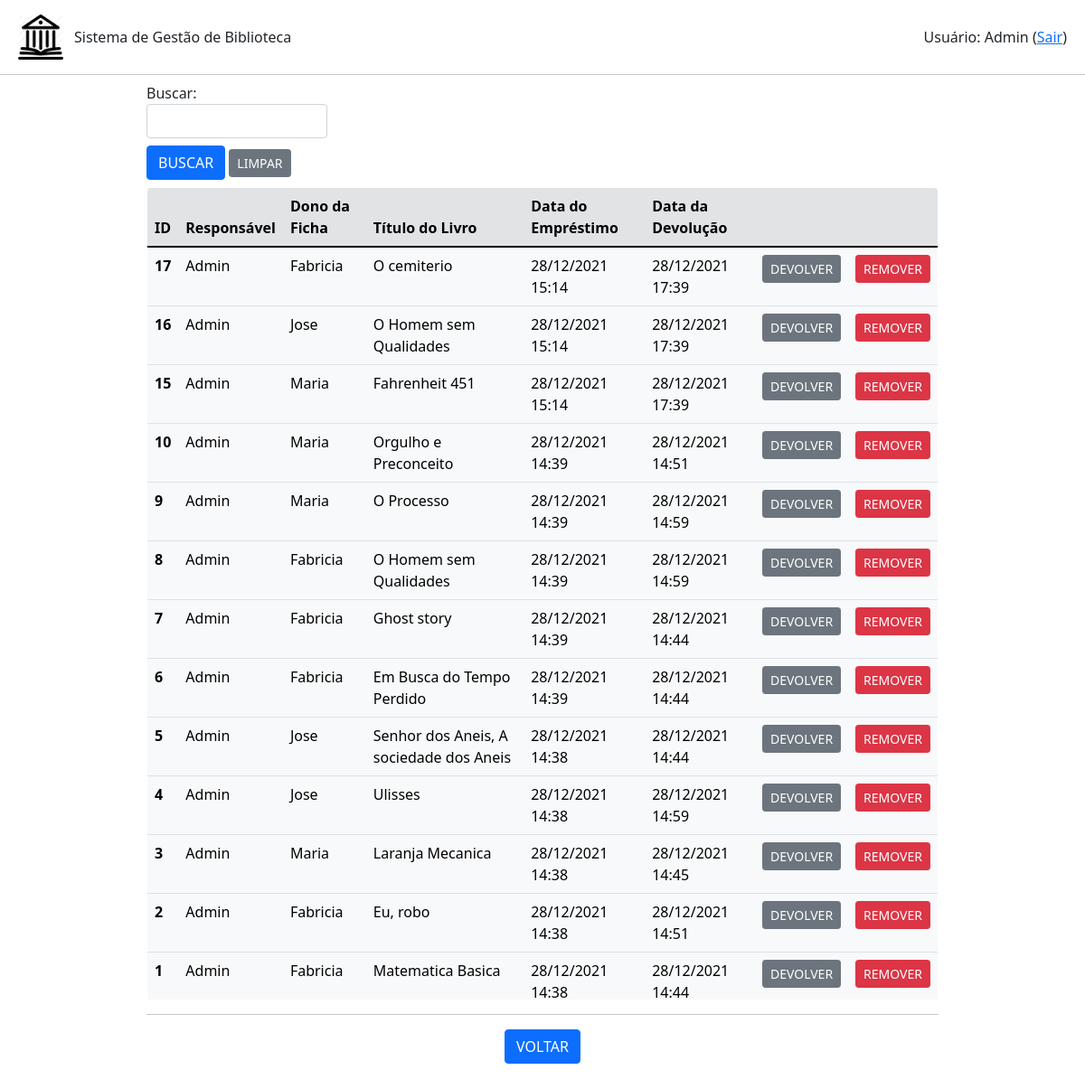
Page /emprestimo/listar (signed in) on the earlier database version.
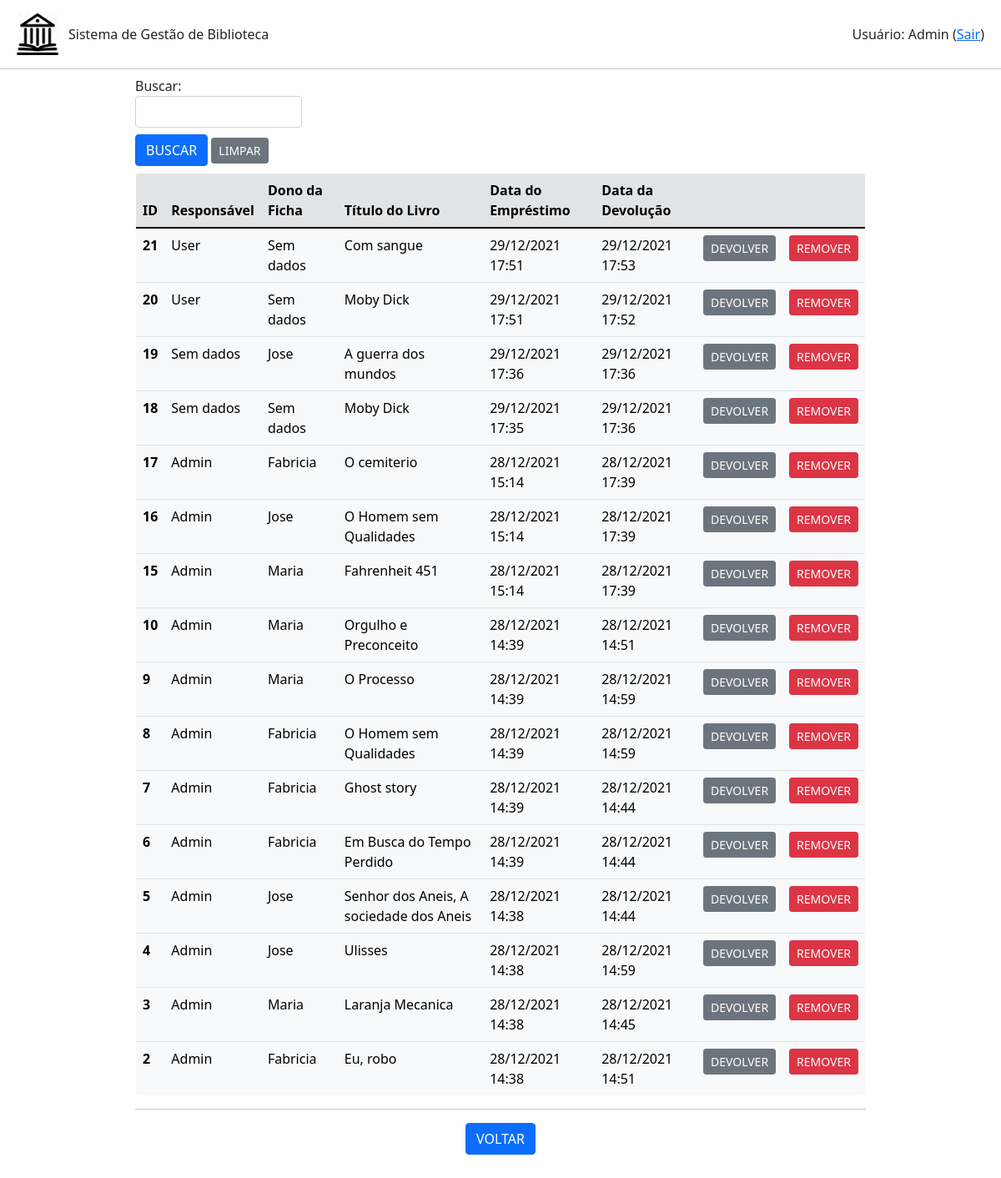
Same page on the later database version.
### emprestimo.py (models this page shows, shortened)
class Emprestimo(db.Model):
    id = db.Column(db.Integer, primary_key=True)
    id_usuario = db.Column(db.Integer,db.ForeignKey('usuario.id'))
    id_livro = db.Column(db.Integer,db.ForeignKey('livro.id'))
    id_ficha = db.Column(db.Integer,db.ForeignKey('ficha.id'))
    data_emprestimo = db.Column(db.DateTime, unique=False, nullable=False)
    data_devolucao = db.Column(db.DateTime, unique=False, nullable=True)

### usuario.py (models this page shows, shortened)
class Usuario(db.Model):
    id = db.Column(db.Integer, primary_key=True)
    nome = db.Column(db.String(200), unique=False, nullable=False)
    username = db.Column(db.String(80), unique=True, nullable=False)
    email = db.Column(db.String(120), unique=True, nullable=False)
    telefone = db.Column(db.String(20),unique=False, nullable=False)
    senha = db.Column(db.String(80), unique=False, nullable=False)
    admin = db.Column(db.Boolean(), default=False)
    emprestimo = db.relationship('Emprestimo', backref='usuario', lazy=True)

### ficha.py (models this page shows, shortened)
class Ficha(db.Model):
    id = db.Column(db.Integer, primary_key=True)
    nome = db.Column(db.String(200), unique=False, nullable=False)
    cpf = db.Column(db.String(20), unique=True, nullable=False)
    email = db.Column(db.String(120), unique=True, nullable=False)
    ativo = db.Column(db.Boolean(), default=False)
    qtdLivros = db.Column(db.Integer, unique=False, nullable=False)
    totalLivros = db.Column(db.Integer, unique=False, nullable=False)
    emprestimo = db.relationship('Emprestimo', backref='ficha', lazy=True)

### livro.py (models this page shows, shortened)
class Livro(db.Model):
    id = db.Column(db.Integer, primary_key=True)
    titulo = db.Column(db.String(200), unique=False, nullable=False)
    autor = db.Column(db.String(80), unique=False, nullable=False)
    genero = db.Column(db.String(120), unique=False, nullable=False)
    disponivel = db.Column(db.Boolean, default=True)
    emprestimo = db.relationship('Emprestimo', backref='livro', lazy=True)

### app.py (the view, shortened to what this page needs)
@app.route('/emprestimo/listar', methods=['POST','GET'])
def listar_emprestimos():
    if session.get('autenticado',False)==False:
        flash(u'Login necessário!', category='warning')
        return(redirect(url_for('login')))
    form = BuscaForm()
    emprestimos = Emprestimo.query.order_by(Emprestimo.data_emprestimo.desc()).all()
    return(render_template('emprestimos.html', emprestimos=emprestimos, form=form, action=url_for('listar_emprestimos')))

### formBusca.py
class BuscaForm(FlaskForm):
    campo = StringField('Buscar: ', validators=[DataRequired()])
    enviar = SubmitField('BUSCAR')

### templates/emprestimos.html (shortened to what this page needs)
{% extends "base.html" %}
{% block conteudo %}
<div class="container-fluid mx-auto mb-1" style="width: 75%; max-height: 100vh;">
    {% from 'bootstrap/form.html' import render_field %}
    <form method="post">
        <div class="mt-2" style="width: 200px;">
            {{ render_field(form.campo) }}
        </div>
        <div class="mt-2 mb-2">
            {{ render_field(form.enviar, button_style="primary", button_size="sm") }}
            <a class="btn btn-secondary btn-sm" href="{{url_for('listar_emprestimos')}}" role="button">LIMPAR</a>
        </div>
    </form>
    <div style="max-height: 60vh; overflow-y: auto;">
        <table class=" table table-light border rounded-3" style="overflow: hidden;">
            <thead>
            <tr class="table-secondary">
                <th scope="col">ID</th>
                <th scope="col">Responsável</th>
                <th scope="col">Dono da Ficha</th>
                <th scope="col">Título do Livro</th>
                <th scope="col">Data do Empréstimo</th>
                <th scope="col">Data da Devolução</th>
                <th scope="col"></th>
                <th scope="col"></th>
            </tr>
            </thead>
            <tbod>
                {% for emprestimo in emprestimos %}
                    <tr>
                        <th scope="row">{{emprestimo.id}}</th>
                        {% if emprestimo.usuario is not none %}
                            <td>{{emprestimo.usuario.nome}}</td>
                        {% else %}
                            <td>Sem dados</td>
                        {% endif %}
                        {% if emprestimo.ficha is not none %}
                            <td>{{emprestimo.ficha.nome}}</td>
                        {% else %}
                            <td>Sem dados</td>
                        {% endif %}
                        {% if emprestimo.livro is not none %}
                            <td>{{emprestimo.livro.titulo}}</td>
                        {% else %}
                            <td>Sem dados</td>
                        {% endif %}
                        <td>{{emprestimo.data_emprestimo.strftime('%d/%m/%Y %H:%M')}}</td>
                        {% if emprestimo.data_devolucao is not none %}
                            <td>{{emprestimo.data_devolucao.strftime('%d/%m/%Y %H:%M')}}</td>
                            <td class="text-center">
                                <a class="btn btn-secondary btn-sm" href="{{url_for('devolver_emprestimo',id_emprestimo=emprestimo.id)}}" role="button">DEVOLVER</a>
                            </td>
                        {% else %}
                            <td>NÃO DEVOLVIDO</td>
                            <td class="text-center">
                                <a class="btn btn-success btn-sm" href="{{url_for('devolver_emprestimo',id_emprestimo=emprestimo.id)}}" role="button">DEVOLVER</a>
                            </td>
                        {% endif %}
                        <td class="text-center"><a class="btn btn-danger btn-sm" href="{{url_for('remover_emprestimo',id_emprestimo=emprestimo.id)}}" role="button">REMOVER</a></td>
                    </tr>
                {% endfor %}
        </table>
    </div>
    <hr>
    <div class="row text-center">
        <div class="col mr-1">
            <a class="btn btn-primary" href="{{url_for('root')}}" role="button">VOLTAR</a>
        </div>
    </div>
</div>
{% endblock %}

### templates/base.html (shortened to what this page needs)
<!DOCTYPE html>
<html>
    <head>
      <link href="https://cdn.jsdelivr.net/npm/bootstrap@5.1.3/dist/css/bootstrap.min.css" rel="stylesheet">
    </head>
  <body>
    <div class="row mx-0 mb-3 mt-3">
      <div class="col-md-auto ms-2 my-auto" style="width: 62px;">
          <img src="{{url_for('static', filename='Biblioteca_icon.png')}}" style="width: 50px; height: 50px;">
      </div>
      <div class="col my-auto" style="height: 100%;">
        Sistema de Gestão de Biblioteca
      </div>
      <div class="col text-end me-2 my-auto" style="height: 100%;">
        {% if session.get('autenticado',False)==False %}
          <a class="btn btn-primary" href="{{url_for('login')}}" role="button">Entrar</a>
        {% else %}
          Usuário: {{session.get('nome')}}
          (<a href="{{url_for('logout')}}">Sair</a>)
        {% endif %}
      </div>
    </div>
    <hr class="my-0">
    {% block conteudo %}
    {% endblock %}
  </body>
</html>

Differences in the rows shown:
removed Emprestimo: id "1", usuario.nome "Admin", ficha.nome "Fabricia", livro.titulo "Matematica Basica", data_emprestimo "28/12/2021 14:38", data_devolucao "28/12/2021 14:44"
added Emprestimo: id "21", usuario.nome "User", shows "Sem dados", livro.titulo "Com sangue", data_emprestimo "29/12/2021 17:51", data_devolucao "29/12/2021 17:53"
added Emprestimo: id "20", usuario.nome "User", shows "Sem dados", livro.titulo "Moby Dick", data_emprestimo "29/12/2021 17:51", data_devolucao "29/12/2021 17:52"
added Emprestimo: id "19", shows "Sem dados", ficha.nome "Jose", livro.titulo "A guerra dos mundos", data_emprestimo "29/12/2021 17:36", data_devolucao "29/12/2021 17:36"
added Emprestimo: id "18", shows "Sem dados", livro.titulo "Moby Dick", data_emprestimo "29/12/2021 17:35", data_devolucao "29/12/2021 17:36"
